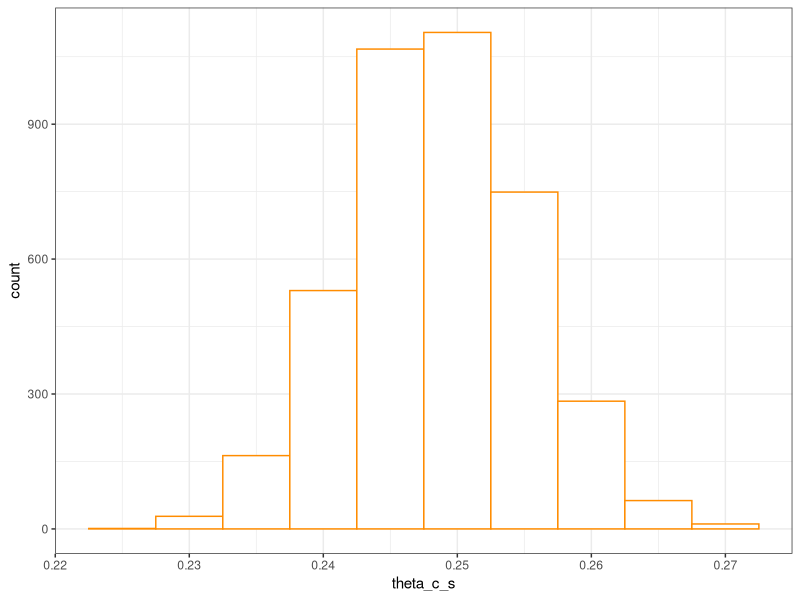
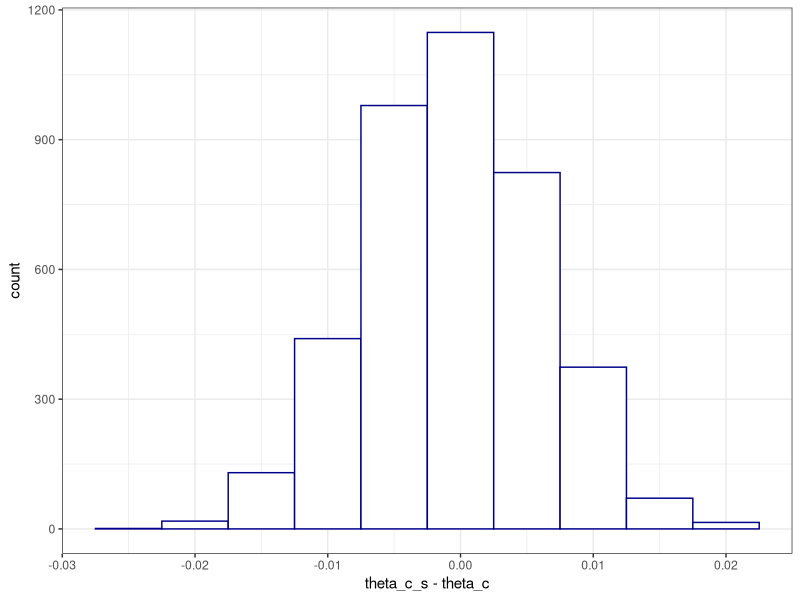
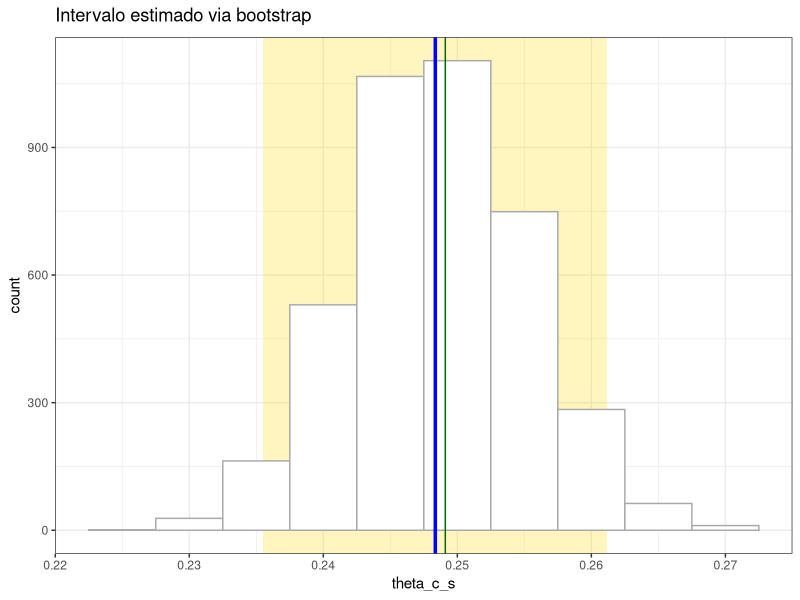

Here is the R script that generated these plots, in order:
## ---- chunk 1
knitr::opts_chunk$set(echo = TRUE)
library(tidyverse)
theme_set(theme_bw())
## ---- chunk 2
set.seed(12345)

lastfm = read_csv(here::here("data/experimento-lastfm.csv"), 
                  col_types = cols(.default = col_double(), 
                                   user = col_character()))

lastfm = lastfm %>% 
  sample_n(300) %>% 
  select(news, old, mediana_pop)

glimpse(lastfm)
## ---- chunk 3
# library(boot)
# 
# theta <- function(d, i) {
#     agrupado = d %>% 
#         slice(i) %>% 
#         group_by(sex) %>% 
#         summarise(media = mean(d_art))
#     m = agrupado %>% filter(sex == "m") %>% pull(media)
#     f = agrupado %>% filter(sex == "f") %>% pull(media)
#     m - f
# }
# 
# booted <- boot(data = iat, 
#                statistic = theta, 
#                R = 2000)
# 
# ci = tidy(booted, 
#           conf.level = .95,
#           conf.method = "bca",
#           conf.int = TRUE)
# 
# glimpse(ci)
## ---- chunk 4
mylastfm = lastfm %>% 
  mutate(news_prop_artist = (news/(news+old)))

funcao_theta = function(df) {
  df %>%
    pull(news_prop_artist) %>%
    mean()
}

theta = funcao_theta(mylastfm)

set.seed(1212)
amostra = mylastfm %>%
  sample_n(200)

theta_c = funcao_theta(amostra)
## ---- chunk 5
repeticoes = 4000 # pelo menos 2000, mas mais não faz mal.

um_bootstrap <- function(x){
  news_prop_artist = x %>% pull(news_prop_artist)
  boot_x <- sample(news_prop_artist,           # amostre dos dados
                   size = NROW(news_prop_artist), # tamanho igual ao recebido
                   replace = TRUE) # aqui é o bootstrap
  return(mean(boot_x))
}

set.seed(1212)

# A REAMOSTRAGEM
reamostragens = tibble(i = 1:repeticoes) %>% 
  mutate(theta_c_s = map_dbl(i, ~ um_bootstrap(mylastfm)))

reamostragens
## ---- chunk 6
reamostragens %>%
  ggplot(aes(x = theta_c_s)) +
  geom_histogram(binwidth = .005,
                 colour = "darkorange",
                 fill = "white")
## ---- chunk 7
reamostragens %>%
  ggplot(aes(x = theta_c_s - theta_c)) +
  geom_histogram(binwidth = .005,
                 colour = "darkblue",
                 fill = "white")
## ---- chunk 8
intervalo = reamostragens %>% 
  mutate(erro = theta_c_s - theta_c) %>% 
  summarise(erro_i = quantile(erro, .025), 
            erro_s = quantile(erro, .975))

intervalo  
## ---- chunk 9
intervalo = intervalo %>% 
  mutate(valor_i = theta_c + erro_i, 
         valor_s = theta_c + erro_s)

intervalo
## ---- chunk 10
ggplot() +
  geom_rect(
    data = intervalo,
    aes(xmin = valor_i, xmax = valor_s),
    ymin = -Inf,
    ymax = Inf,
    fill = "gold",
    alpha = .25
  ) +
  geom_histogram(
    data = reamostragens,
    aes(theta_c_s),
    binwidth = .005,
    fill = "white",
    colour = "darkgrey"
  ) +
  geom_vline(xintercept = theta,
             color = "blue",
             size = 1.2) +
  geom_vline(xintercept = theta_c, color = "dark green") +
  labs(title = expression("Intervalo estimado via bootstrap"))
## ---- chunk 11

